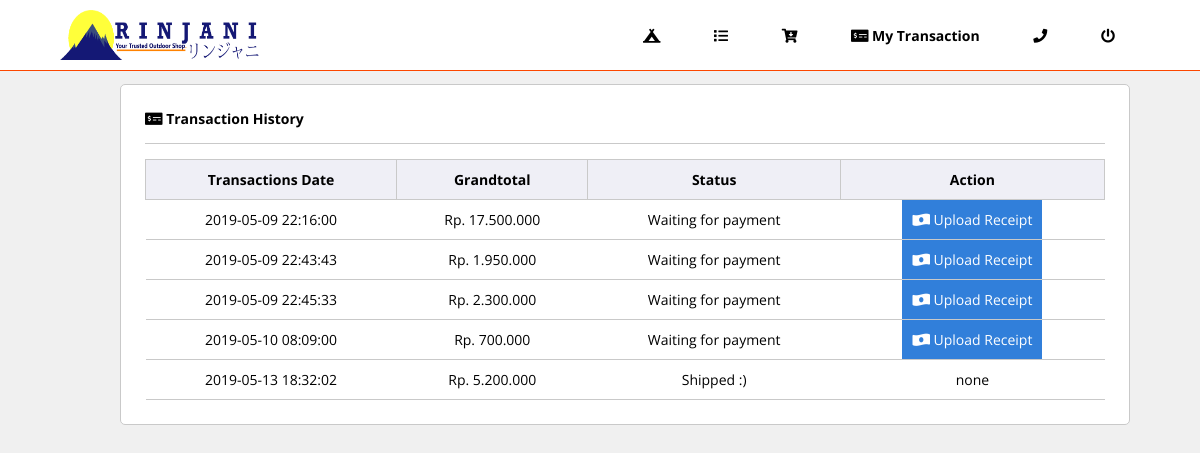
/index.php?menu=mytrans (signed in), run on the app's committed database.
### tables this page shows
CREATE TABLE IF NOT EXISTS `transactions` (
  `id_trans` int(11) NOT NULL AUTO_INCREMENT,
  `date` timestamp NULL DEFAULT current_timestamp(),
  `id_user` int(11) DEFAULT NULL,
  `grandtotal` int(11) DEFAULT NULL,
  `status` int(11) DEFAULT 0,
  PRIMARY KEY (`id_trans`),
  KEY `FK_transactions_users` (`id_user`),
  CONSTRAINT `FK_transactions_users` FOREIGN KEY (`id_user`) REFERENCES `users` (`id_user`) ON DELETE CASCADE ON UPDATE CASCADE
);

### user/mytrans.php (the view)
<div class="card" style="margin-top:7%; width:80%; margin-left:10%;">
    <div class="card-header">
        <h2>
            <i class="fas fa-money-check-alt    "></i>
            <span>Transaction History</span>
        </h2>
    </div>
    <table class="table">
        <thead>
            <tr>
                <th>Transactions Date</th>
                <th>Grandtotal</th>
                <th>Status</th>
                <th>Action</th>
            </tr>
        </thead>
        <?php
        require_once "config/connect.php";
        $idUser = $_SESSION['id'];
        $sqlCheckTrans = mysqli_query($con, "select * from transactions where id_user = '$idUser'");
        while ($rowCheckTrans = mysqli_fetch_array($sqlCheckTrans)) {
            ?>
            <tr>
                <td>
                    <?php echo $rowCheckTrans[1] ?>
                </td>
                <td>
                    Rp. <?php echo number_format($rowCheckTrans[3], 0, ',', '.') ?>
                </td>
                <td>
                    <?php
                    if ($rowCheckTrans[4] == 1) {
                        echo "Waiting for payment";
                    } else if ($rowCheckTrans[4] == 0) {
                        echo "Shipped :)";
                    } else {
                        echo "Wait for confirm";
                    }
                    ?>
                </td>
                <td>
                    <?php
                    if ($rowCheckTrans[4] != 1) {
                        echo "none";
                    } else {
                        ?>
                        <a href="index.php?menu=checkout" class="btn btn-biru">
                            <i class="fas fa-money-bill-wave-alt    "></i>
                            <span>Upload Receipt</span>
                        </a>
                    <?php } ?>
                </td>
            </tr>
        <?php
    }
    ?>
    </table>
</div>

### assets/css/styles.css (style rules this page uses)
* { padding: 0; margin: 0; font-family: "Open Sans", sans-serif; font-size: 14px; }
a { text-decoration: none; }
body { background-color: #f0f0f0; }
.card { background-color: #ffffff; color: #000000; border: solid 1px #c9c9c9; padding: 2%; border-radius: 5px; }
.card-header { padding-bottom: 15px; border-bottom: solid 1px #c9c9c9; margin-bottom: 5px; }
.table { margin-top: 15px; width: 100%; text-align: center; border-collapse: collapse; }
.table thead th { background-color: #efeff6; padding: 10px; border: solid 1px #c9c9c9; }
.table tbody td { padding: 10px; border-bottom: solid 1px #c9c9c9; }
.btn { padding: 10px; cursor: pointer; border: none; }
.btn-biru { background-color: #317fda; color: white; }

### assets/css/smoothproducts.css (style rules this page uses)
html, body { height: 100%; width: 100%; }

### data on the page
transactions: date "2019-05-09 22:16:00", grandtotal "17.500.000", status "Waiting for payment"
transactions: date "2019-05-09 22:43:43", grandtotal "1.950.000", status "Waiting for payment"
transactions: date "2019-05-09 22:45:33", grandtotal "2.300.000", status "Waiting for payment"
transactions: date "2019-05-10 08:09:00", grandtotal "700.000", status "Waiting for payment"
transactions: date "2019-05-13 18:32:02", grandtotal "5.200.000", status "Shipped :)"
